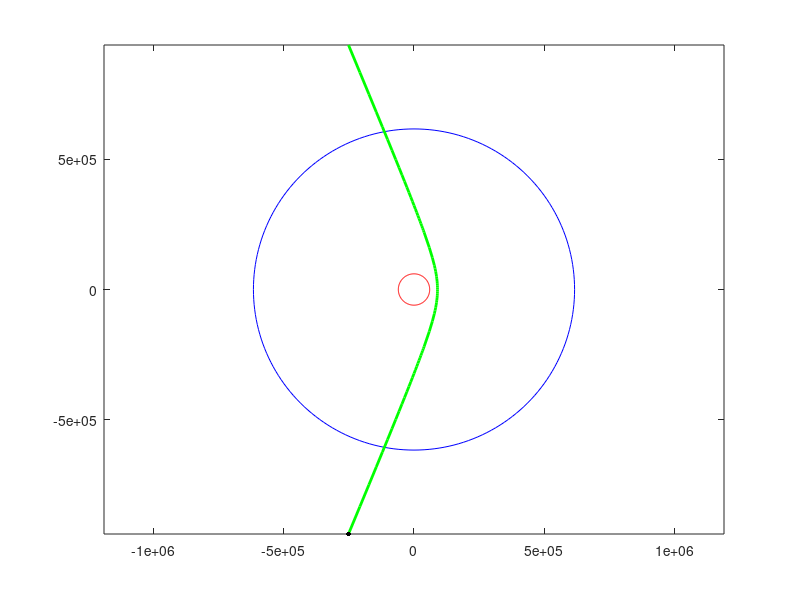

Write the MATLAB code that produced this figure. (Note: this script raises an error after producing the figure.)
clear all
close all
clc
r=6015.8*10;
e=2.58;
rsoi=616277.3;
mu=324900;
theta=0:pi/100:2*pi;
a1=r*cos(theta);
b1=r*sin(theta);
a2=rsoi*cos(theta);
b2=rsoi*sin(theta);
rp=r+30000;
p=rp*(1+e);
ni1=-105:1:-80;
ni2=-80:10:-50;
ni3=-50:5:5;
ni4=5:5:50;
ni5=50:10:80;
ni6=80:1:105;
ni= [ni1,ni2,ni3,ni4,ni5,ni6];
ni=ni*pi/180;
for i=1:length(ni)
    z=1+e*cos(ni(i));
r1=p/z;
x(i)=r1*cos(ni(i));
y(i)=r1*sin(ni(i));
p1=6315.8*(1+e);
epsilon=(mu/(2*p1))*(e^2-1);
r2=p1./z;
g(i)=mu./r2;
v(i)=sqrt(2*(epsilon+g(i)));
end  
plot(a1,b1,'r-',a2,b2,'b-',x,y,'g-','linewidth',2);
axis equal
hold on
plot1= scatter(x(1),y(1),100,'k','.');
for i=2:length(v)
    plot1.XData = x(i);
    plot1.YData = y(i);
    pause (v(i)/300)
end
